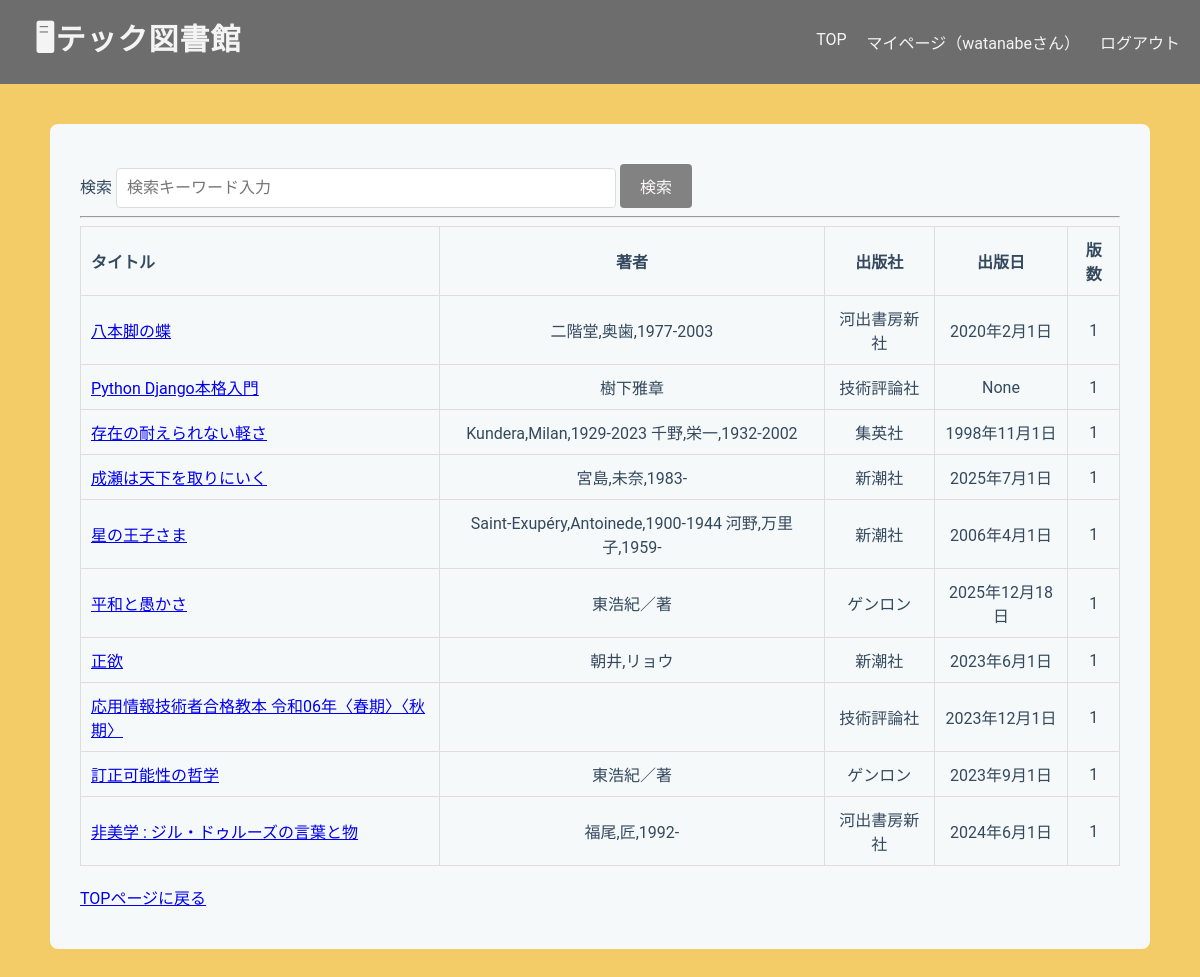
Page /library/search/results/ (signed in) on the committed database.
### libraryapp/models.py (models this page shows, shortened)
class Book(models.Model):
    isbn = models.CharField(
        max_length=17,
        help_text='ISBN-10 または ISBN-13（ハイフン可）',
        verbose_name='ISBN',
        unique=True,
    )
    title = models.CharField(max_length=200, blank=True)
    author = models.CharField(max_length=200, null=True, blank=True)
    publisher = models.CharField(max_length=200, null=True, blank=True)
    publication_date = models.DateField(null=True, blank=True)
    description = models.TextField(null=True, blank=True)
    cover_url = models.URLField(null=True, blank=True)
    edition_number = models.IntegerField(default=1)

### libraryapp/views.py (the view)
# urls.py: path('search/results/', views.SearchResultsView.as_view(), name='search_results'),
class SearchResultsView(LoginRequiredMixin, ListView):
    model = Book
    template_name = "libraryapp/search_results.html"
    context_object_name = "book_list"
    paginate_by = 10
    def get_queryset(self):
        queryset = super().get_queryset()
        query = self.request.GET.get('q', '')
        return queryset.filter(
                Q(title__icontains=query) |
                Q(author__icontains=query) |
                Q(publisher__icontains=query)
        )

### templates/libraryapp/search_results.html (shortened to what this page needs)
{% extends "libraryapp/base.html" %}
{% block content %}
<form method="get" action="{% url 'search_results' %}">
    <label for="title">検索</label>
    <input type="text" name="q" placeholder="検索キーワード入力"
        value="{{ request.GET.q|default_if_none:''}}">
    <button type="submit">検索</button>
</form>
<hr>
<table border="1">
    <tr>
        <th>タイトル</th>
        <th>著者</th>
        <th>出版社</th>
        <th>出版日</th>
        <th>版数</th>
    </tr>
    {% for book in book_list %}
    <tr>
        <td>
            <a href="{% url 'book_detail' book.id %}?{{ request.GET.urlencode }}">
                {{ book.title }}
            </a>
        </td>
        <td>{{ book.author }}</td>
        <td>{{ book.publisher }}</td>
        <td>{{ book.publication_date }}</td>
        <td>{{ book.edition_number }}</td>
    </tr>
    {% empty %}
    <tr>
        <td colspan="3">該当する本がありません。</td>
    </tr>
    {% endfor %}
</table>
<br>
<a href="{% url 'home' %}">TOPページに戻る</a>
{% endblock content %}

### templates/libraryapp/base.html (shortened to what this page needs)
<!DOCTYPE html>
<html lang="ja">
<head>
    {% load static %}
    <link rel="stylesheet" href="{% static 'libraryapp/base.css' %}">
</head>
<body>
    <header class="header">
        <h1><strong>🖥テック図書館</strong></h1>
        <nav>
            <a href="{% url 'home' %}">TOP</a>
            <a href="{% url 'mypage' %}">マイページ（{{ user.username }}さん）</a>
            <form method="post" action="{% url 'logout' %}" class="logout-form">
                <button type="submit" class="logout-link">ログアウト</button>
            </form>
        </nav>
    </header>
    <main class="container">
        {% block content %}{% endblock %}
    </main>
</body>
</html>

### static/libraryapp/base.css (style rules this page uses)
body { font-family: 'Roboto', 'Segoe UI', Tahoma, Geneva, Verdana, sans-serif; background-color: #f4cc67; color: #34495e; margin: 0; }
.header { display: flex; background-color: #6d6d6d; justify-content: space-between; align-items: center; }
.header h1 { color: #f5f4f5; margin: 15px; width: auto; padding-left: 20px; font-size: 30px; }
.header nav { color: #f5f4f5; display: flex; gap: 20px; width: auto; padding-right: 20px; margin: 0; }
.header nav a { color: #f5f4f5; text-decoration: none; }
.container { background-color: #f6f9fa; padding: 40px 30px; border-radius: 8px; max-width: 1100px; width: 100%; box-sizing: border-box; margin: 40px auto; }
h1 { color: #4e4e52; text-align: center; margin-bottom: 20px; font-weight: 800; letter-spacing: 1px; }
form input[type="text"] { width: 500px; padding: 10px; border: 1px solid #ddd; border-radius: 4px; font-size: 16px; box-sizing: border-box; }
form button { white-space: nowrap; background-color: #717071dc; color: #faf8f8; padding: 10px 20px; border: none; border-radius: 4px; cursor: pointer; font-size: 16px; font-weight: 500; }
table { width: 100%; border-collapse: collapse; }
th, td { text-align: center; vertical-align: middle; padding: 10px; border: 1px solid #ddd; }
th:first-child, td:first-child { text-align: left; }
.logout-form { display: inline; }
.logout-form button { background: none; border: none; padding: 0; color: inherit; font: inherit; cursor: pointer; }

### rows in the picture
Book: title "八本脚の蝶", author "二階堂,奥歯,1977-2003", publisher "河出書房新社", publication_date "2020年2月1日", edition_number "1"
Book: title "Python Django本格入門", author "樹下雅章", publisher "技術評論社", publication_date "None", edition_number "1"
Book: title "存在の耐えられない軽さ", author "Kundera,Milan,1929-2023 千野,栄一,1932-2002", publisher "集英社", publication_date "1998年11月1日", edition_number "1"
Book: title "成瀬は天下を取りにいく", author "宮島,未奈,1983-", publisher "新潮社", publication_date "2025年7月1日", edition_number "1"
Book: title "星の王子さま", author "Saint-Exupéry,Antoinede,1900-1944 河野,万里子,1959-", publisher "新潮社", publication_date "2006年4月1日", edition_number "1"
Book: title "平和と愚かさ", author "東浩紀／著", publisher "ゲンロン", publication_date "2025年12月18日", edition_number "1"
Book: title "正欲", author "朝井,リョウ", publisher "新潮社", publication_date "2023年6月1日", edition_number "1"
Book: title "応用情報技術者合格教本 令和06年〈春期〉〈秋期〉", publisher "技術評論社", publication_date "2023年12月1日", edition_number "1"
Book: title "訂正可能性の哲学", author "東浩紀／著", publisher "ゲンロン", publication_date "2023年9月1日", edition_number "1"
Book: title "非美学 : ジル・ドゥルーズの言葉と物", author "福尾,匠,1992-", publisher "河出書房新社", publication_date "2024年6月1日", edition_number "1"

### other values in the picture
{{ user.username }} "watanabe"
